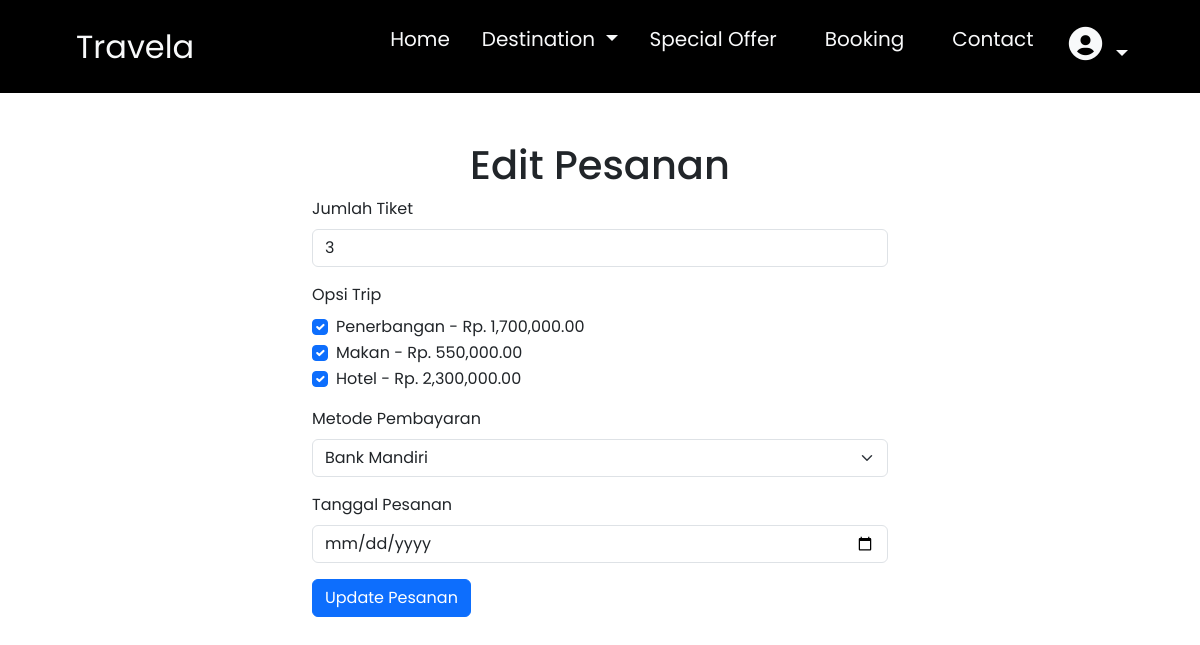
Page /page/edit_order.php?id=79 (signed in) on the committed database.
### tables this page shows
CREATE TABLE `orders` (
  `id` int(11) NOT NULL,
  `user_id` int(11) NOT NULL,
  `destination_cards_id` int(11) NOT NULL,
  `jumlah_tiket` int(11) NOT NULL,
  `total_harga` int(11) NOT NULL,
  `order_date` timestamp NOT NULL DEFAULT current_timestamp(),
  `payment_method_id` int(11) DEFAULT NULL,
  `opsi_trip_ids` varchar(255) DEFAULT NULL
);

CREATE TABLE `opsi_trip` (
  `id` int(11) NOT NULL,
  `destination_cards_id` int(11) NOT NULL,
  `option_name` varchar(255) NOT NULL,
  `option_price` int(20) NOT NULL
);

CREATE TABLE `payment_method` (
  `id` int(11) NOT NULL,
  `name` varchar(50) NOT NULL
);

### page/edit_order.php (the view, shortened to what this page needs)
<?php
include "../koneksi.php";
$order_id = $_GET['id'];
$order_sql = "SELECT * FROM orders WHERE id = ?";
$stmt = $conn->prepare($order_sql);
$stmt->bind_param('i', $order_id);
$stmt->execute();
$order = $stmt->get_result()->fetch_assoc();
$destination_cards_id = $order['destination_cards_id'];
$opsi_sql = "SELECT id, option_name, option_price FROM opsi_trip WHERE destination_cards_id = ?";
$stmt = $conn->prepare($opsi_sql);
$stmt->bind_param('i', $destination_cards_id);
$stmt->execute();
$opsi_trip = $stmt->get_result()->fetch_all(MYSQLI_ASSOC);
$payment_sql = "SELECT id, name FROM payment_method";
$payment_methods = $conn->query($payment_sql)->fetch_all(MYSQLI_ASSOC);
?>
<!DOCTYPE html>
<html lang="id">
<head>
    <link href="https://cdn.jsdelivr.net/npm/bootstrap@5.3.3/dist/css/bootstrap.min.css" rel="stylesheet">
    <link rel="stylesheet" href="../style.css">
    <link href='https://unpkg.com/boxicons@2.1.4/css/boxicons.min.css' rel='stylesheet'>
</head>
<body class="background">
    <?php include "layout/navbar.php"; ?>
    <div class="container mt-5" style="max-width: 50%">
        <h1 class="text-center">Edit Pesanan</h1>
        <form method="post" id="orderForm">
            <div class="mb-3">
                <label for="jumlah_tiket" class="form-label">Jumlah Tiket</label>
                <input type="number" class="form-control" id="jumlah_tiket" name="jumlah_tiket" value="<?= htmlspecialchars($order['jumlah_tiket']); ?>" required>
            </div>
            <div class="mb-3">
                <label class="form-label">Opsi Trip</label><br>
                <?php foreach ($opsi_trip as $opsi) : ?>
                    <div class="form-check">
                        <input class="form-check-input" type="checkbox" id="opsi_<?= $opsi['id']; ?>" name="opsi_trip[]" value="<?= $opsi['id']; ?>" data-price="<?= $opsi['option_price']; ?>" <?= in_array($opsi['id'], explode(',', $order['opsi_trip_ids'])) ? 'checked' : ''; ?>>
                        <label class="form-check-label" for="opsi_<?= $opsi['id']; ?>"><?= htmlspecialchars($opsi['option_name']) . ' - Rp. ' . number_format($opsi['option_price'], 2); ?></label>
                    </div>
                <?php endforeach; ?>
            </div>
            <div class="mb-3">
                <label for="payment_method" class="form-label">Metode Pembayaran</label>
                <select class="form-select" id="payment_method" name="payment_method_id" required>
                    <?php foreach ($payment_methods as $method) : ?>
                        <option value="<?= $method['id']; ?>" <?= $method['id'] == $order['payment_method_id'] ? 'selected' : ''; ?>><?= htmlspecialchars($method['name']); ?></option>
                    <?php endforeach; ?>
                </select>
            </div>
            <div class="mb-3">
                <label class="form-label" for="order_date">Tanggal Pesanan</label>
                <input type="date" name="order_date" class="form-control" id="order_date" value="<?= htmlspecialchars($order['order_date']); ?>" required>
            </div>
            <button type="button" class="btn btn-primary" id="updateButton">Update Pesanan</button>
        </form>
    </div>
</body>
</html>

### style.css (style rules this page uses)
* { font-family: "Poppins", sans-serif; }

### rows in the picture
orders: jumlah_tiket "3", opsi_trip_ids "☑", payment_method_id "Bank Mandiri"
opsi_trip: option_name "Penerbangan", option_price "1,700,000.00"
opsi_trip: option_name "Makan", option_price "550,000.00"
opsi_trip: option_name "Hotel", option_price "2,300,000.00"
